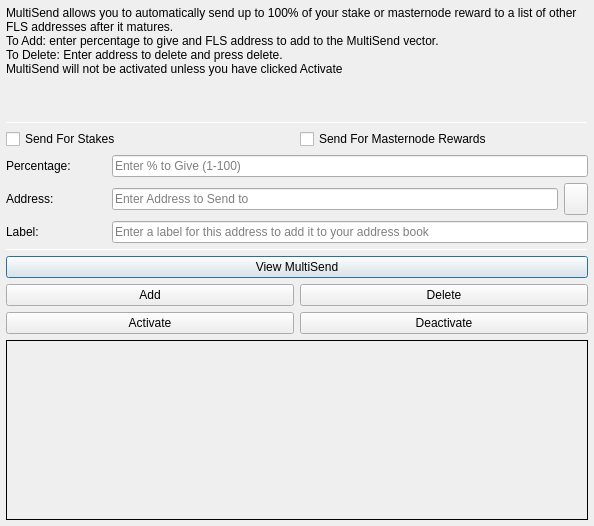
<?xml version="1.0" encoding="UTF-8"?>
<ui version="4.0">
 <class>MultiSendDialog</class>
 <widget class="QDialog" name="MultiSendDialog">
  <property name="windowModality">
   <enum>Qt::NonModal</enum>
  </property>
  <property name="geometry">
   <rect>
    <x>0</x>
    <y>0</y>
    <width>594</width>
    <height>526</height>
   </rect>
  </property>
  <property name="windowTitle">
   <string>MultiSend</string>
  </property>
  <layout class="QVBoxLayout" name="verticalLayout" stretch="0">
   <property name="leftMargin">
    <number>6</number>
   </property>
   <property name="topMargin">
    <number>6</number>
   </property>
   <property name="rightMargin">
    <number>6</number>
   </property>
   <property name="bottomMargin">
    <number>6</number>
   </property>
   <item>
    <layout class="QVBoxLayout" name="verticalLayout_Main" stretch="1,1,1,0,1,1,1">
     <item>
      <widget class="QLabel" name="label_2">
       <property name="lineWidth">
        <number>1</number>
       </property>
       <property name="text">
        <string>MultiSend allows you to automatically send up to 100% of your stake or masternode reward to a list of other FLS addresses after it matures.
To Add: enter percentage to give and FLS address to add to the MultiSend vector.
To Delete: Enter address to delete and press delete.
MultiSend will not be activated unless you have clicked Activate</string>
       </property>
       <property name="alignment">
        <set>Qt::AlignLeading|Qt::AlignLeft|Qt::AlignTop</set>
       </property>
       <property name="wordWrap">
        <bool>true</bool>
       </property>
      </widget>
     </item>
     <item>
      <widget class="Line" name="line">
       <property name="minimumSize">
        <size>
         <width>0</width>
         <height>1</height>
        </size>
       </property>
       <property name="maximumSize">
        <size>
         <width>16777215</width>
         <height>1</height>
        </size>
       </property>
       <property name="orientation">
        <enum>Qt::Horizontal</enum>
       </property>
      </widget>
     </item>
     <item>
      <layout class="QVBoxLayout" name="verticalLayout_Settings">
       <item>
        <layout class="QHBoxLayout" name="horizontalLayout">
         <item>
          <widget class="QCheckBox" name="multiSendStakeCheckBox">
           <property name="text">
            <string>Send For Stakes</string>
           </property>
          </widget>
         </item>
         <item>
          <widget class="QCheckBox" name="multiSendMasternodeCheckBox">
           <property name="text">
            <string>Send For Masternode Rewards</string>
           </property>
          </widget>
         </item>
        </layout>
       </item>
       <item>
        <layout class="QHBoxLayout" name="horizontalLayout_6">
         <item>
          <widget class="QLabel" name="label">
           <property name="minimumSize">
            <size>
             <width>100</width>
             <height>0</height>
            </size>
           </property>
           <property name="toolTip">
            <string>Percentage of stake to send</string>
           </property>
           <property name="text">
            <string>Percentage:</string>
           </property>
          </widget>
         </item>
         <item>
          <widget class="QLineEdit" name="multiSendPercentEdit">
           <property name="toolTip">
            <string>Enter whole numbers 1 - 100</string>
           </property>
           <property name="placeholderText">
            <string>Enter % to Give (1-100)</string>
           </property>
          </widget>
         </item>
        </layout>
       </item>
       <item>
        <layout class="QHBoxLayout" name="horizontalLayout_7">
         <item>
          <widget class="QLabel" name="label_5">
           <property name="minimumSize">
            <size>
             <width>100</width>
             <height>0</height>
            </size>
           </property>
           <property name="toolTip">
            <string>Address to send portion of stake to</string>
           </property>
           <property name="text">
            <string>Address:</string>
           </property>
          </widget>
         </item>
         <item>
          <widget class="QLineEdit" name="multiSendAddressEdit">
           <property name="toolTip">
            <string/>
           </property>
           <property name="placeholderText">
            <string>Enter Address to Send to</string>
           </property>
          </widget>
         </item>
         <item>
          <widget class="QToolButton" name="addressBookButton">
           <property name="maximumSize">
            <size>
             <width>16777215</width>
             <height>32</height>
            </size>
           </property>
           <property name="toolTip">
            <string>Choose an address from the address book</string>
           </property>
           <property name="text">
            <string/>
           </property>
           <property name="icon">
            <iconset resource="../fls.qrc">
             <normaloff>:/icons/address-book</normaloff>:/icons/address-book</iconset>
           </property>
           <property name="shortcut">
            <string>Alt+A</string>
           </property>
          </widget>
         </item>
        </layout>
       </item>
      </layout>
     </item>
     <item>
      <layout class="QHBoxLayout" name="horizontalLayout_3">
       <item>
        <widget class="QLabel" name="label_3">
         <property name="minimumSize">
          <size>
           <width>100</width>
           <height>0</height>
          </size>
         </property>
         <property name="text">
          <string>Label:</string>
         </property>
        </widget>
       </item>
       <item>
        <widget class="QLineEdit" name="labelAddressLabelEdit">
         <property name="placeholderText">
          <string>Enter a label for this address to add it to your address book</string>
         </property>
        </widget>
       </item>
      </layout>
     </item>
     <item>
      <widget class="Line" name="line_2">
       <property name="minimumSize">
        <size>
         <width>0</width>
         <height>1</height>
        </size>
       </property>
       <property name="maximumSize">
        <size>
         <width>16777215</width>
         <height>1</height>
        </size>
       </property>
       <property name="orientation">
        <enum>Qt::Horizontal</enum>
       </property>
      </widget>
     </item>
     <item>
      <layout class="QVBoxLayout" name="verticalLayout_Buttons">
       <item>
        <layout class="QHBoxLayout" name="horizontalLayout_4">
         <item>
          <widget class="QPushButton" name="viewButton">
           <property name="toolTip">
            <string/>
           </property>
           <property name="statusTip">
            <string>View MultiSend Vector</string>
           </property>
           <property name="text">
            <string>View MultiSend</string>
           </property>
          </widget>
         </item>
        </layout>
       </item>
       <item>
        <layout class="QHBoxLayout" name="horizontalLayout_2">
         <item>
          <widget class="QPushButton" name="addButton">
           <property name="toolTip">
            <string/>
           </property>
           <property name="statusTip">
            <string>Add to MultiSend Vector</string>
           </property>
           <property name="text">
            <string>Add</string>
           </property>
          </widget>
         </item>
         <item>
          <widget class="QPushButton" name="deleteButton">
           <property name="toolTip">
            <string/>
           </property>
           <property name="statusTip">
            <string>Delete Address From MultiSend Vector</string>
           </property>
           <property name="text">
            <string>Delete</string>
           </property>
          </widget>
         </item>
        </layout>
       </item>
       <item>
        <layout class="QHBoxLayout" name="horizontalLayout_5">
         <item>
          <widget class="QPushButton" name="activateButton">
           <property name="statusTip">
            <string>Activate MultiSend</string>
           </property>
           <property name="text">
            <string>Activate</string>
           </property>
          </widget>
         </item>
         <item>
          <widget class="QPushButton" name="disableButton">
           <property name="statusTip">
            <string>Deactivate MultiSend</string>
           </property>
           <property name="text">
            <string>Deactivate</string>
           </property>
          </widget>
         </item>
        </layout>
       </item>
      </layout>
     </item>
     <item>
      <widget class="QLabel" name="message">
       <property name="minimumSize">
        <size>
         <width>0</width>
         <height>180</height>
        </size>
       </property>
       <property name="frameShape">
        <enum>QFrame::Panel</enum>
       </property>
       <property name="frameShadow">
        <enum>QFrame::Plain</enum>
       </property>
       <property name="lineWidth">
        <number>1</number>
       </property>
       <property name="midLineWidth">
        <number>1</number>
       </property>
       <property name="text">
        <string/>
       </property>
       <property name="alignment">
        <set>Qt::AlignLeading|Qt::AlignLeft|Qt::AlignTop</set>
       </property>
       <property name="wordWrap">
        <bool>true</bool>
       </property>
      </widget>
     </item>
    </layout>
   </item>
  </layout>
 </widget>
 <resources>
  <include location="../fls.qrc"/>
 </resources>
 <connections/>
</ui>
